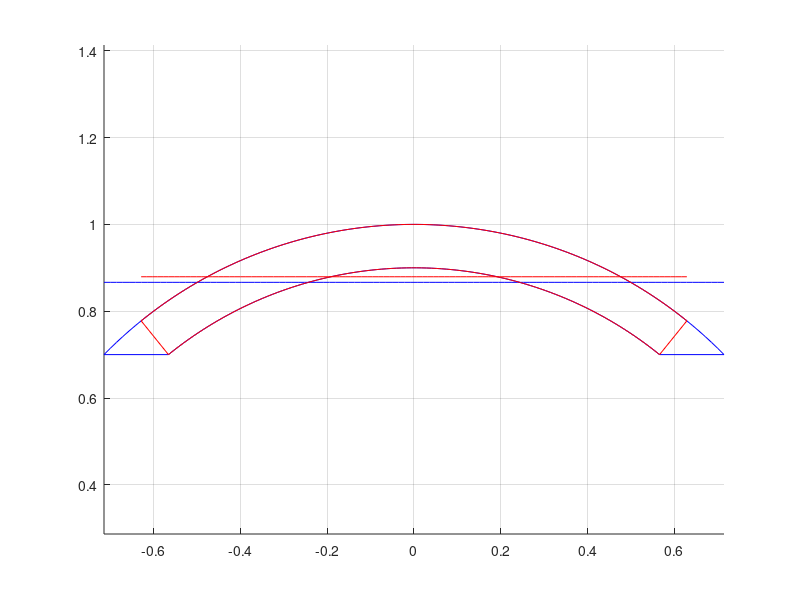

Reproduce this figure in MATLAB.
clc;clear;close all
%% Running script to find neutral bending plan of off axis cutting segment
ro = 1;
ri = 0.9;
g = 0.85*2*ro;

phio = 2*acos((g-ro)/ro);
phii = 2*acos((g-ro)/ri);

ybaro = 4*ro*sin(phio/2)^3/(3*(phio - sin(phio)));
ybari = 4*ri*sin(phii/2)^3/(3*(phii - sin(phii)));
Ao = ro^2*(phio - sin(phio))/2;
Ai = ri^2*(phii - sin(phii))/2;
A = Ao - Ai;
ybar = (Ao*ybaro - Ai*ybari)/A;

figure()
xo = linspace(-sin(phio/2)*ro,sin(phio/2)*ro,100);
xi = linspace(-sin(phii/2)*ri,sin(phii/2)*ri,100);
xinter1 = linspace(xo(1),xi(1),2);
xinter2 = linspace(xi(end),xo(end),2);
yo = sqrt(ro^2 - xo.^2);
yi = sqrt(ri^2 - xi.^2);
yinter1 = linspace(yo(1),yi(1),2);
yinter2 = linspace(yi(end),yo(end),2);
xbar = xo;
hold on
plot(xo,yo,'b')
plot(xi,yi,'b')
plot(xinter1,yinter1,'b',xinter2,yinter2,'b');
plot(xbar,ybar*ones(100,1),'b');
axis equal
grid on;
%% Running a script to find neutral bending plane of on axis cutting segment
phi = phii;
ro = 1;
ri = 0.9;
ybaro = 2*ro*sin(phi/2)/(3*phi/2);
ybari = 2*ri*sin(phi/2)/(3*phi/2);
Ao = phi/2*ro^2;
Ai = phi/2*ri^2;
A = Ao - Ai;
ybar = (Ao*ybaro - Ai*ybari)/A;

xo = linspace(-sin(phi/2)*ro,sin(phi/2)*ro,100);
xi = linspace(-sin(phi/2)*ri,sin(phi/2)*ri,100);
xinter1 = linspace(xo(1),xi(1),2);
xinter2 = linspace(xi(end),xo(end),2);
yo = sqrt(ro^2 - xo.^2);
yi = sqrt(ri^2 - xi.^2);
yinter1 = linspace(yo(1),yi(1),2);
yinter2 = linspace(yi(end),yo(end),2);
xbar = xo;
plot(xo,yo,'r')
plot(xi,yi,'r')
plot(xinter1,yinter1,'r',xinter2,yinter2,'r');
plot(xbar,ybar*ones(100,1),'r');
axis equal
grid on;